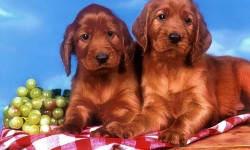
#> input picture dogs.jpg, 250 x 150 px
$ jupyter execute --allow-errors Untitled.ipynb
#> lines starting #> are read from the running program, lines starting #| are printed output that depends on the picture
[cell 1]
import numpy as np
import cv2 as cv
from matplotlib import pyplot as plt

[cell 2]
img = cv.imread('dogs.jpg')
#> img is the input picture: shape (150, 250, 3); mean B, G, R 105.7, 102.8, 136.8
cv.imshow('teste',img)
#cv.waitKey(0)

[cell 3]
imagem = np.array(img)

[cell 4]
print(imagem)
#> (printed output is left out)

[cell 5]
for i in imagem:
    print(i)
#> this loop made 150 passes
#> (printed output is left out)

[cell 6]
plt.plot(i)
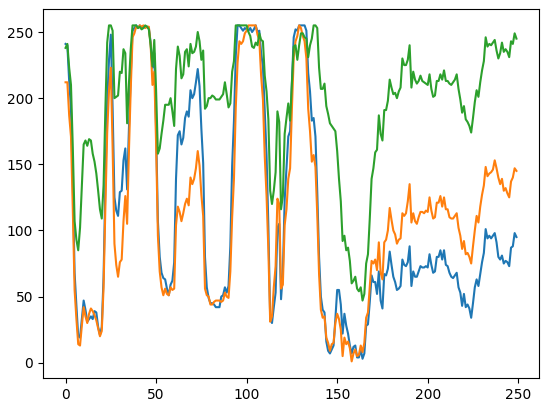
#> figure drawn by matplotlib, 1 panel; curve peaks at x = 39, y = 255; curve peaks at x = 41, y = 255; curve peaks at x = 24, y = 255

[cell 7]
lista = []
for i in imagem:
    for j in i:
        b = int(sum(j)/3)
        lista.append(b)
#> after the loop, lista = 37500 items

[cell 8]
imagem  = np.array(img)

[cell 9]
seting = set(lista)
#> seting = 256 items
chamado = {i:lista.count(i) for i in seting}
#> chamado = 256 items

[cell 10]
print(chamado)
plt.figure(figsize=(12,10))
plt.bar(chamado.keys(),chamado.values())
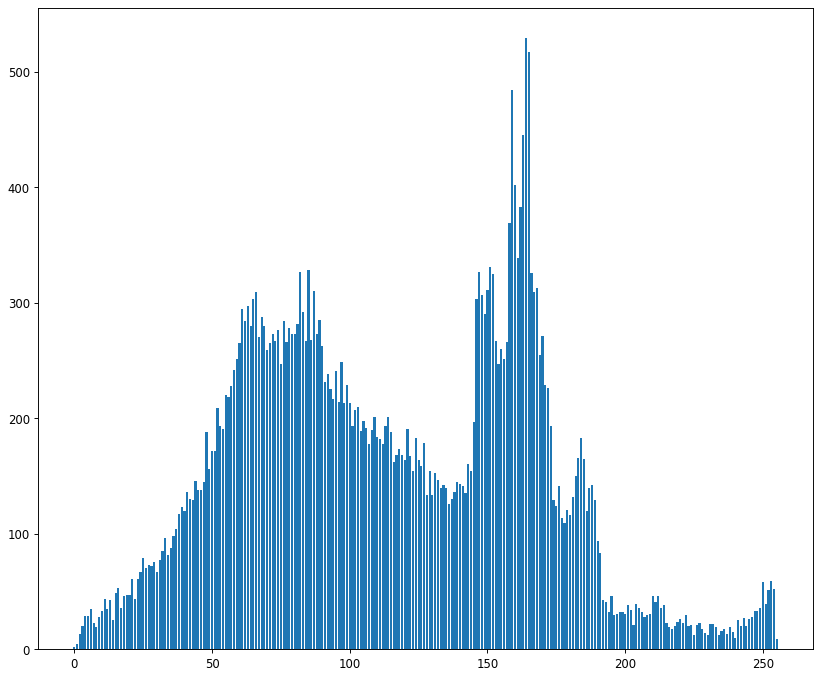
#> figure drawn by matplotlib, 1 panel; tallest bar 529 high, from x = 163.6 to 164.4

[cell 11]
for i in imagem:
    for  j in i:
        a= int(sum(j)/3)
        j[0] = a
        j[1] = a
        j[2] = a
#> after the loop, j = [161, 161, 161]
